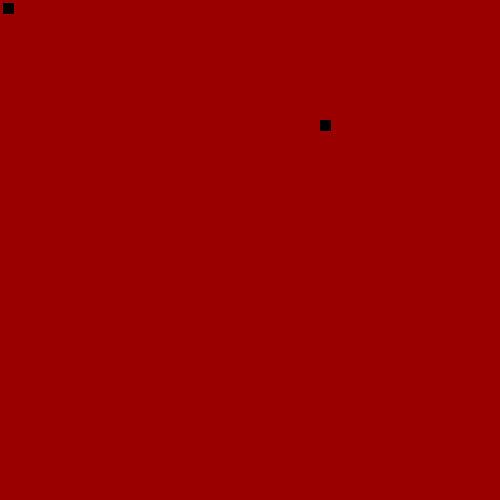
Frame 1 (no input)
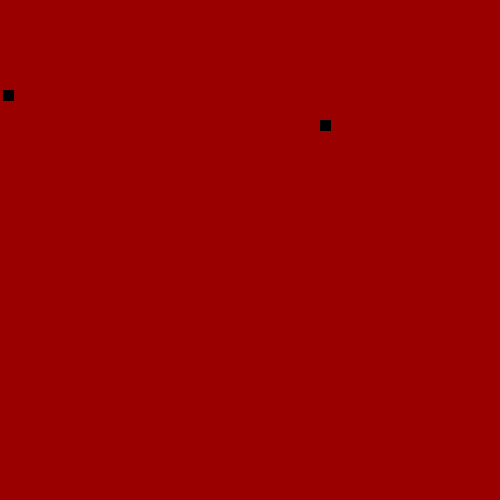
Frame 60 (the mouse pressed at the canvas centre just before this capture)
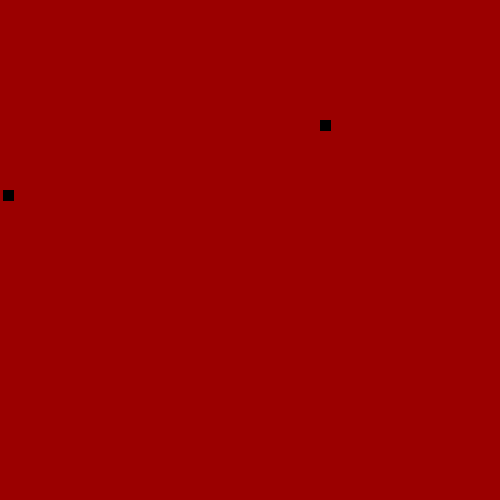
Frame 120 (the mouse held since frame 60 and released just before this capture)

The Processing sketch that drew these frames (run headless with seeded random() and noise(); from frame 60 on, the mouse is pressed at the canvas centre):

// Processing sketch: LeagueSnake
// ── LeagueSnake.pde
//*
// ***** SEGMENT CLASS *****
// This class will be used to represent each part of the moving snake.
//*

class Segment {

  //Add x and y member variables. They will hold the corner location of each segment of the snake.
  public int x = 3;
  public int y = 3;

  // Add a constructor with parameters to initialize each variable.
  Segment(int x, int y) {
    this.x = x;
    this.y = y;
  }
}


//*
// ***** GAME VARIABLES *****
// All the game variables that will be shared by the game methods are here
//*
Segment seggy = new Segment(3, 3);
int foodX;
int foodY;
int fA;

//*
// ***** SETUP METHODS *****
// These methods are called at the start of the game.
//*

void setup() {
  size(500, 500);
  frameRate(20);
  dropFood();
}

void dropFood() {
  //Set the food in a new random location
  foodX = ((int)random(50)*10);
  foodY = ((int)random(50)*10);
}



//*
// ***** DRAW METHODS *****
// These methods are used to draw the snake and its food 
//*

void draw() {
  background(155, 0, 00);
  drawFood();
  drawSnake();
  move();
      checkBoundaries();
}

void drawFood() {
  //Draw the food
  fill(0);
  rect(foodX, foodY, 10, 10);
}

void drawSnake() {
  //Draw the head of the snake followed by its tail
  rect(seggy.x, seggy.y, 10, 10);
}


//*
// ***** TAIL MANAGEMENT METHODS *****
// These methods make sure the tail is the correct length.
//*

void drawTail() {
  //Draw each segment of the tail
}

void manageTail() {
  //After drawing the tail, add a new segment at the "start" of the tail and remove the one at the "end" 
  //This produces the illusion of the snake tail moving.
}

void checkTailCollision() {
  //If the snake crosses its own tail, shrink the tail back to one segment
}



//*
// ***** CONTROL METHODS *****
// These methods are used to change what is happening to the snake
//*
String direction = "DOWN";
void keyPressed() {
  //Set the direction of the snake according to the arrow keys pressed
  if (keyCode == UP) {
  if (direction != "DOWN"){
  direction = "UP";
  }
  } else if (keyCode == DOWN) {
 if (direction != "UP"){
  direction = "DOWN";
  }
  } else if(keyCode == LEFT) {
     if (direction != "RIGHT"){
  direction = "LEFT";
  } 
  } else{
  if (direction != "LEFT"){
  direction = "RIGHT";
  } 
  }
}

void move() {
  //Change the location of the Snake head based on the direction it is moving.

  switch(direction) {
  case "UP":
    // move head up here
    seggy.y=seggy.y-10;
    break;
  case "DOWN":
  seggy.y=seggy.y+10;
    // move head down here 
    break;
  case "LEFT":
    seggy.x=seggy.x-10;
    // figure it out 
    break;
  case "RIGHT":
      seggy.x=seggy.x+10;
    // mystery code goes here 
    break;
  }
}

void checkBoundaries() {
  //If the snake leaves the frame, make it reappear on the other side
  if (seggy.x >= 500){
    seggy.x = 0;
  }else if (seggy.x <= 0){
    seggy.x = 500;
  }else if (seggy.y >= 500){
    seggy.y = 0;
  }else if (seggy.y <= 0){
    seggy.y = 500;
  }
}



void eat() {
  //When the snake eats the food, its tail should grow and more food appear
  if(seggy.x == foodX && seggy.y == foodY){
    fA++;
    dropFood();
  }
}
